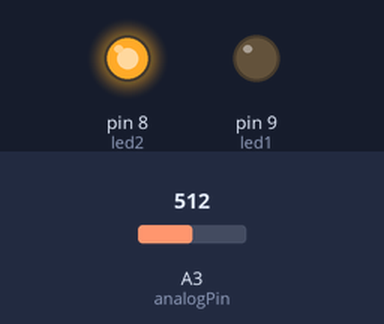
Bench run of a sketch on a simulated Arduino Uno, built with avr-gcc and run on an emulated ATmega328P. On the bench: output pins drawn as LEDs (lit = HIGH). The test bench sets the inputs (shaded band); at power-on: A3 (analogPin) = 512. What the sketch prints to the serial monitor is not drawn.

Above: at 0.1 s.
Timing chart, 0 to 1.6 s (numbered marks = the images above):
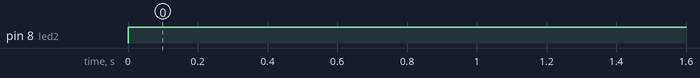

The sketch:

calibrate.ino
```cpp
// program to calibrate the IR sensor according to various lighting conditions


int led1 = 9;
int led2 = 8;
int led3 = 11;
int led4 = 12;
int val;
int s;
int analogPin = 3;
void setup()
{   Serial.begin(9600);
    pinMode(led1, OUTPUT);
    pinMode(led2, OUTPUT) ;
    pinMode(led3, INPUT);
    pinMode(led4, INPUT) ;
    pinMode(analogPin, INPUT) ;
val=0;
}

void loop()
{  digitalWrite(led2, HIGH);
 val = analogRead(analogPin);

Serial.println(val);      //this value can be viewed using serial monitor terminal in arduino toolbox


}
```

Measured:
- by itself, pin 8 (led2): LOW → HIGH at 0.00 s
